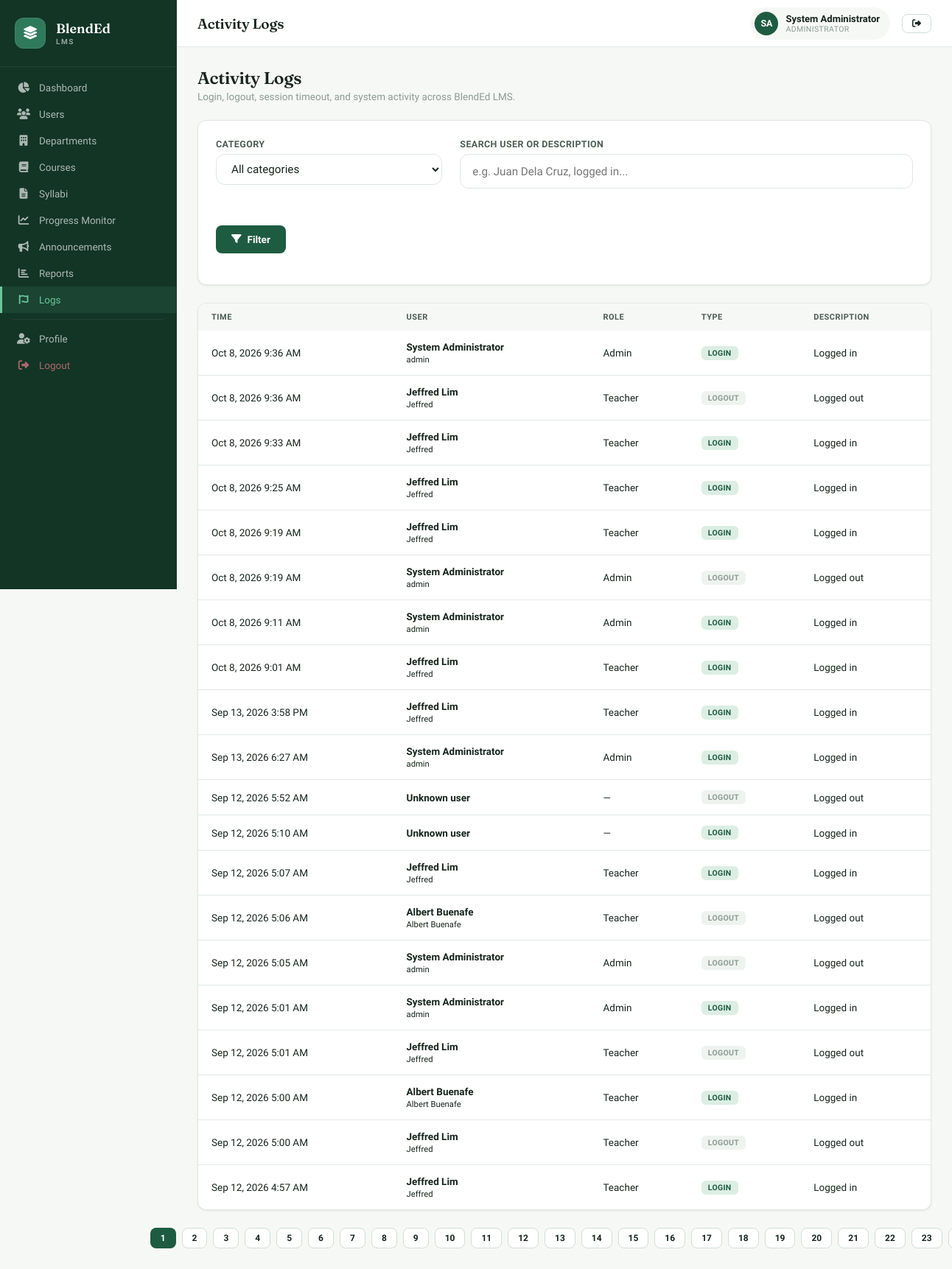
The app's page /admin/logs.php (signed in), older data.
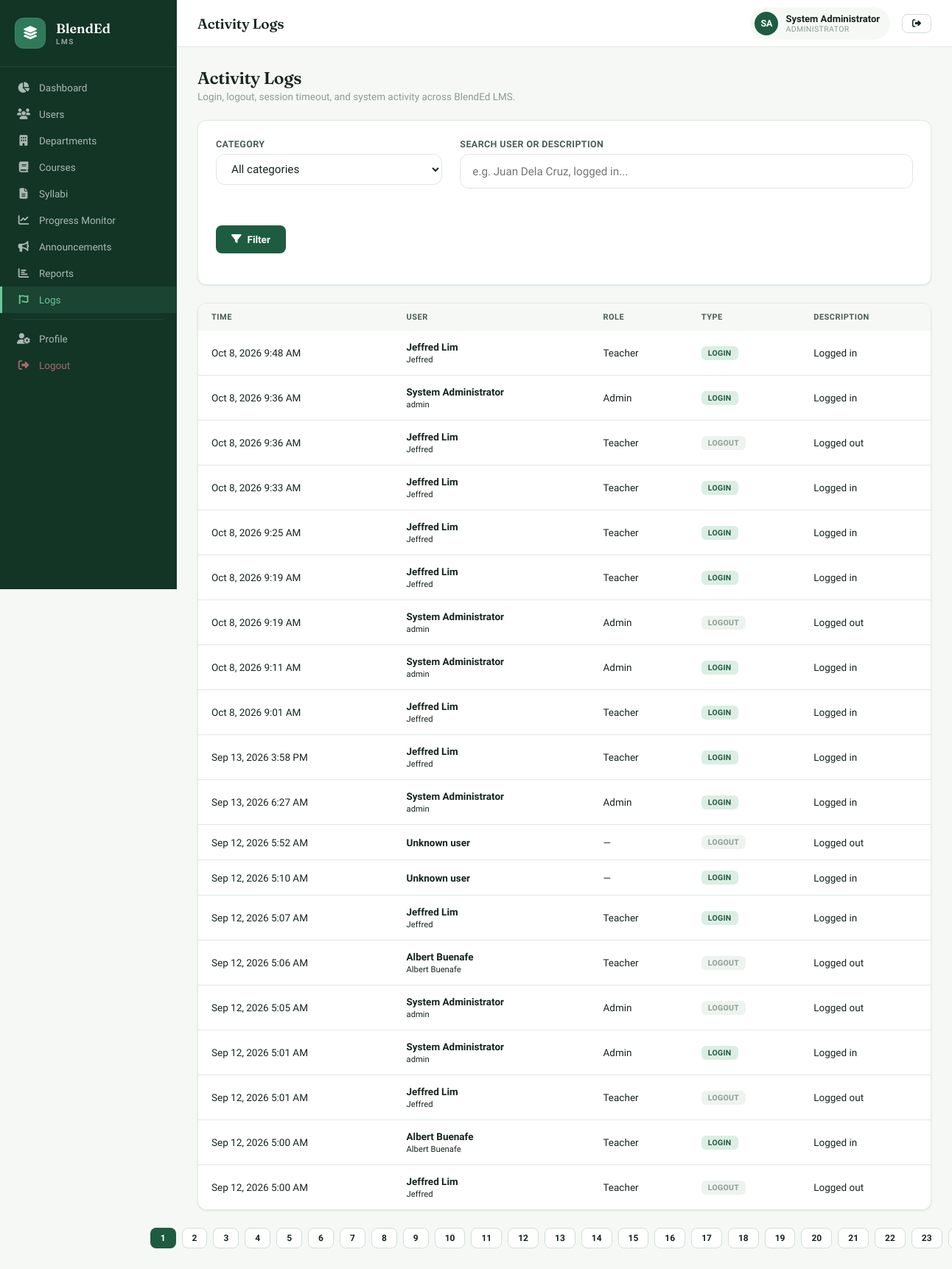
The same page, newer data.
### tables this page shows
CREATE TABLE `activity_logs` (
  `id` int NOT NULL AUTO_INCREMENT,
  `user_id` int NOT NULL,
  `description` varchar(255) NOT NULL,
  `category` varchar(50) NOT NULL,
  `created_at` timestamp NOT NULL DEFAULT CURRENT_TIMESTAMP,
  PRIMARY KEY (`id`),
  KEY `idx_activity_user` (`user_id`),
  KEY `idx_activity_category` (`category`),
  KEY `idx_activity_created` (`created_at`)
);

CREATE TABLE `users` (
  `id` int NOT NULL AUTO_INCREMENT,
  `username` varchar(50) NOT NULL,
  `password` varchar(255) NOT NULL,
  `full_name` varchar(100) NOT NULL,
  `email` varchar(100) NOT NULL,
  `role` enum('admin','teacher','student') NOT NULL,
  `profile_pic` varchar(255) DEFAULT NULL,
  `status` enum('active','inactive') DEFAULT 'active',
  `created_at` timestamp NOT NULL DEFAULT CURRENT_TIMESTAMP,
  `updated_at` timestamp NOT NULL DEFAULT CURRENT_TIMESTAMP ON UPDATE CURRENT_TIMESTAMP,
  PRIMARY KEY (`id`),
  UNIQUE KEY `username` (`username`),
  UNIQUE KEY `email` (`email`)
);

### admin/logs.php (the view, shortened to what this page needs)
<?php
require_once '../includes/config.php';
$pageTitle = 'Activity Logs';
$category = $_GET['category'] ?? '';
$search   = trim($_GET['search'] ?? '');
$page     = max(1, (int)($_GET['page'] ?? 1));
$perPage  = 20;
$offset   = ($page - 1) * $perPage;
$where  = [];
$params = [];
$types  = '';
$whereSql = $where ? ('WHERE ' . implode(' AND ', $where)) : '';
$countSql = "SELECT COUNT(*) as c FROM activity_logs al LEFT JOIN users u ON al.user_id = u.id $whereSql";
$countStmt = $conn->prepare($countSql);
$countStmt->execute();
$totalLogs = (int)$countStmt->get_result()->fetch_assoc()['c'];
$totalPages = max(1, ceil($totalLogs / $perPage));
$sql = "
    SELECT al.*, u.full_name, u.username, u.role
    FROM activity_logs al
    LEFT JOIN users u ON al.user_id = u.id
    $whereSql
    ORDER BY al.created_at DESC
    LIMIT ? OFFSET ?
";
$stmt = $conn->prepare($sql);
$bindTypes = $types . 'ii';
$bindParams = array_merge($params, [$perPage, $offset]);
$stmt->bind_param($bindTypes, ...$bindParams);
$stmt->execute();
$logs = $stmt->get_result()->fetch_all(MYSQLI_ASSOC);
function logBadge($category, $description) {
    if ($category === 'Authentication') {
        $desc = strtolower($description);
        if (strpos($desc, 'logged out') !== false || strpos($desc, 'logout') !== false) {
            return ['Logout', 'badge-gray'];
        }
        if (strpos($desc, 'logged in') !== false || strpos($desc, 'login') !== false) {
            return ['Login', 'badge-green'];
        }
    }
    return [$category, 'badge-gray'];
}
?>
<?php require_once '../includes/header.php'; ?>
<div class="app-layout">
<?php require_once '../includes/sidebar.php'; ?>
<div class="main-content">
<?php require_once '../includes/topbar.php'; ?>
<div class="page-content">
<div class="page-header">
    <div class="page-header-left"><h2>Activity Logs</h2><p>Login, logout, session timeout, and system activity across BlendEd LMS.</p></div>
</div>
<div class="card filter-card" style="margin-bottom:1.5rem; padding:1.5rem;">
    <form method="GET" class="filter-grid" style="display:grid; grid-template-columns:1fr 2fr; gap:1.5rem;">
        <div class="form-group">
            <label class="filter-label">Category</label>
            <select name="category" class="form-control filter-select" onchange="this.form.submit()">
                <option value="">All categories</option>
            </select>
        </div>
        <div class="form-group">
            <label class="filter-label">Search user or description</label>
            <input type="text" name="search" value="<?php echo htmlspecialchars($search); ?>" placeholder="e.g. Juan Dela Cruz, logged in..." class="form-control filter-input">
        </div>
        <div class="form-group" style="grid-column:1 / -1; display:flex; gap:.75rem; margin-top:.5rem;">
            <button type="submit" class="btn btn-primary"><i class="fas fa-filter"></i> Filter</button>
        </div>
    </form>
</div>
<div class="card">
    <div class="table-wrap">
        <table>
            <thead>
                <tr>
                    <th>Time</th>
                    <th>User</th>
                    <th>Role</th>
                    <th>Type</th>
                    <th>Description</th>
                </tr>
            </thead>
            <tbody>
            <?php foreach ($logs as $log): ?>
                <?php [$badgeLabel, $badgeClass] = logBadge($log['category'], $log['description']); ?>
                <tr>
                    <td style="white-space:nowrap;"><?php echo date('M j, Y g:i A', strtotime($log['created_at'])); ?></td>
                    <td style="white-space:nowrap;">
                        <strong><?php echo htmlspecialchars($log['full_name'] ?? 'Unknown user'); ?></strong><br>
                        <small><?php echo htmlspecialchars($log['username'] ?? ''); ?></small>
                    </td>
                    <td style="white-space:nowrap;"><?php echo htmlspecialchars(ucfirst($log['role'] ?? '—')); ?></td>
                    <td><span class="badge <?php echo $badgeClass; ?>"><?php echo htmlspecialchars($badgeLabel); ?></span></td>
                    <td><?php echo htmlspecialchars($log['description']); ?></td>
                </tr>
            <?php endforeach; ?>
            </tbody>
        </table>
    </div>
</div>
<?php if ($totalPages > 1): ?>
    <div class="pagination" style="display:flex; justify-content:center; gap:.5rem; margin-top:1.5rem;">
        <?php for ($p = 1; $p <= $totalPages; $p++): ?>
            <a href="?category=<?php echo urlencode($category); ?>&search=<?php echo urlencode($search); ?>&page=<?php echo $p; ?>"
               class="btn <?php echo $p === $page ? 'btn-primary' : 'btn-secondary'; ?> btn-sm">
                <?php echo $p; ?>
            </a>
        <?php endfor; ?>
    </div>
<?php endif; ?>
</div></div></div>
</body>
</html>

### includes/header.php (shortened to what this page needs)
<!DOCTYPE html>
<html lang="en">
<head>
<link rel="stylesheet" href="https://cdnjs.cloudflare.com/ajax/libs/font-awesome/6.5.0/css/all.min.css">
<link rel="stylesheet" href="<?= BASE_URL ?>assets/css/style.css">
<link rel="stylesheet" href="https://cdn.jsdelivr.net/npm/sweetalert2@11/dist/sweetalert2.min.css">
</head>
<body>

### includes/sidebar.php (shortened to what this page needs)
<?php
$role = $_SESSION['role'];
$baseUrl = BASE_URL;
?>
<aside class="sidebar" id="sidebar">
    <div class="sidebar-brand">
        <div class="brand-icon"><i class="fas fa-layer-group"></i></div>
        <div class="brand-text">
            <span class="brand-name">BlendEd</span>
            <span class="brand-sub">LMS</span>
        </div>
    </div>
    <nav class="sidebar-nav">
        <?php if ($role === 'admin'): ?>
        <a href="<?= $baseUrl ?>admin/dashboard.php" class="nav-item <?= strpos($_SERVER['PHP_SELF'],'admin/dashboard') !== false ? 'active' : '' ?>">
            <i class="fas fa-chart-pie"></i><span>Dashboard</span></a>
        <a href="<?= $baseUrl ?>admin/users.php" class="nav-item <?= strpos($_SERVER['PHP_SELF'],'users') !== false ? 'active' : '' ?>">
            <i class="fas fa-users"></i><span>Users</span></a>
        <a href="<?= $baseUrl ?>admin/departments.php" class="nav-item <?= strpos($_SERVER['PHP_SELF'],'departments') !== false ? 'active' : '' ?>">
            <i class="fas fa-building"></i><span>Departments</span></a>
        <a href="<?= $baseUrl ?>admin/courses.php" class="nav-item <?= strpos($_SERVER['PHP_SELF'],'courses') !== false ? 'active' : '' ?>">
            <i class="fas fa-book"></i><span>Courses</span></a>
        <a href="<?= $baseUrl ?>admin/syllabi.php" class="nav-item <?= strpos($_SERVER['PHP_SELF'],'admin/syllabi') !== false ? 'active' : '' ?>">
            <i class="fas fa-file-alt"></i><span>Syllabi</span></a>
        <a href="<?= $baseUrl ?>admin/monitoring.php" class="nav-item <?= strpos($_SERVER['PHP_SELF'],'monitoring') !== false ? 'active' : '' ?>">
            <i class="fas fa-chart-line"></i><span>Progress Monitor</span></a>
        <a href="<?= $baseUrl ?>admin/announcements.php" class="nav-item <?= strpos($_SERVER['PHP_SELF'],'announcements') !== false ? 'active' : '' ?>">
            <i class="fas fa-bullhorn"></i><span>Announcements</span></a>
        <a href="<?= $baseUrl ?>admin/reports.php" class="nav-item <?= strpos($_SERVER['PHP_SELF'],'reports') !== false ? 'active' : '' ?>">
            <i class="fas fa-chart-bar"></i><span>Reports</span></a>
        <a href="<?= $baseUrl ?>admin/logs.php" class="nav-item <?= strpos($_SERVER['PHP_SELF'],'logs') !== false ? 'active' : '' ?>">
            <i class="fa-solid fa-font-awesome"></i><span>Logs</span></a>
        <?php endif; ?>
        <div class="nav-divider"></div>
        <a href="<?= $baseUrl ?>profile.php" class="nav-item">
            <i class="fas fa-user-cog"></i><span>Profile</span></a>
        <a href="<?= $baseUrl ?>logout.php" class="nav-item nav-logout">
            <i class="fas fa-sign-out-alt"></i><span>Logout</span></a>
    </nav>
</aside>

### includes/topbar.php (shortened to what this page needs)
<?php
$roleLabel = ['admin'=>'Administrator','teacher'=>'Teacher','student'=>'Student'];
$r = $_SESSION['role'] ?? 'student';
$rawName = trim($_SESSION['full_name'] ?? '');
$nameWords = preg_split('/[\s,]+/', $rawName, -1, PREG_SPLIT_NO_EMPTY);
$initials = '';
foreach ($nameWords as $w) {
    if (!empty($w)) {
        $initials .= strtoupper($w[0]);
    }
}
$initials = substr($initials, 0, 2);
?>
<header class="topbar">
    <div class="topbar-left">
        <span class="topbar-title"><?= $pageTitle ?? 'Dashboard' ?></span>
    </div>
    <div class="topbar-right">
        <div class="user-badge">
            <div class="user-avatar"><?= $initials ?></div>
            <div>
                <div class="user-name"><?= htmlspecialchars($_SESSION['full_name']) ?></div>
                <div class="user-role"><?= $roleLabel[$r] ?></div>
            </div>
        </div>
        <a href="<?= BASE_URL ?>logout.php" class="btn btn-secondary btn-sm"><i class="fas fa-sign-out-alt"></i></a>
    </div>
</header>

### includes/sidebar.php (style rules this page uses)
.sidebar-brand { display: flex; align-items: center; gap: 14px; padding: 24px 20px; border-bottom: 1px solid rgba(255,255,255,.07); }
.brand-icon { width: 42px; height: 42px; background: var(--primary-mid); border-radius: 12px; display: flex; align-items: center; justify-content: center; font-size: 18px; color: white; }
.brand-text { display: flex; flex-direction: column; justify-content: center; }
.brand-name { font-family: var(--font-display); font-size: 18px; font-weight: 600; color: white; line-height: 1.2; }
.brand-sub { font-size: 10px; opacity: 0.55; letter-spacing: 1.5px; text-transform: uppercase; font-weight: 700; margin-top: 2px; }

### admin/logs.php (style rules this page uses)
.filter-label { display:block; font-size:.72rem; font-weight:700; letter-spacing:.06em; text-transform:uppercase; color:#6b7c73; margin-bottom:.5rem; }
.filter-select, .filter-input { width:100%; border:1.5px solid #dfe6e2; border-radius:12px; padding:.85rem 1rem; font-size:.95rem; background:#fff; }

Row changes from the older to the newer data that the page shows:
no longer on this page (row unchanged): activity_logs: created_at "Sep 12, 2026 4:57 AM", user.full_name "Jeffred Lim", user.username "Jeffred", user.role "Teacher", badgeLabel "LOGIN", description "Logged in"
added activity_logs: created_at "Oct 8, 2026 9:48 AM", user.full_name "Jeffred Lim", user.username "Jeffred", user.role "Teacher", badgeLabel "LOGIN", description "Logged in"
